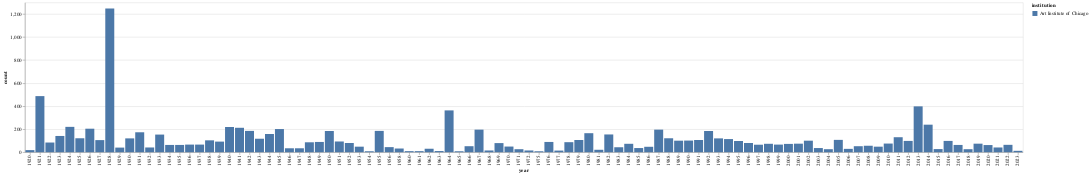

The notebook cell saved with this chart:
### Code cell
aic_art_collection.post_popularity_stat('France')

### Figure 1 — Vega-Lite specification as saved in the notebook (floating-point values rounded to 4 significant figures)
{"config": {"view": {"continuousWidth": 400, "continuousHeight": 300}}, "data": {"name": "data-b12e1f2b93f2e48c9329080f9ab6c659"}, "mark": "bar", "encoding": {"color": {"field": "institution", "type": "nominal"}, "x": {"field": "year", "type": "ordinal"}, "y": {"field": "count", "type": "quantitative"}}, "$schema": "https://vega.github.io/schema/vega-lite/v4.17.0.json", "datasets": {"data-b12e1f2b93f2e48c9329080f9ab6c659": [{"year": 1928, "count": 1248, "institution": "Art Institute of Chicago"}, {"year": 1921, "count": 487, "institution": "Art Institute of Chicago"}, {"year": 2013, "count": 398, "institution": "Art Institute of Chicago"}, {"year": 1964, "count": 363, "institution": "Art Institute of Chicago"}, {"year": 2014, "count": 239, "institution": "Art Institute of Chicago"}, {"year": 1924, "count": 220, "institution": "Art Institute of Chicago"}, {"year": 1940, "count": 219, "institution": "Art Institute of Chicago"}, {"year": 1941, "count": 212, "institution": "Art Institute of Chicago"}, {"year": 1926, "count": 204, "institution": "Art Institute of Chicago"}, {"year": 1945, "count": 201, "institution": "Art Institute of Chicago"}, {"year": 1967, "count": 196, "institution": "Art Institute of Chicago"}, {"year": 1987, "count": 196, "institution": "Art Institute of Chicago"}, {"year": 1942, "count": 185, "institution": "Art Institute of Chicago"}, {"year": 1955, "count": 185, "institution": "Art Institute of Chicago"}, {"year": 1950, "count": 184, "institution": "Art Institute of Chicago"}, {"year": 1992, "count": 184, "institution": "Art Institute of Chicago"}, {"year": 1931, "count": 173, "institution": "Art Institute of Chicago"}, {"year": 1980, "count": 165, "institution": "Art Institute of Chicago"}, {"year": 1944, "count": 158, "institution": "Art Institute of Chicago"}, {"year": 1982, "count": 154, "institution": "Art Institute of Chicago"}, {"year": 1933, "count": 153, "institution": "Art Institute of Chicago"}, {"year": 1923, "count": 141, "institution": "Art Institute of Chicago"}, {"year": 2011, "count": 130, "institution": "Art Institute of Chicago"}, {"year": 1925, "count": 121, "institution": "Art Institute of Chicago"}, {"year": 1988, "count": 121, "institution": "Art Institute of Chicago"}, {"year": 1930, "count": 120, "institution": "Art Institute of Chicago"}, {"year": 1993, "count": 120, "institution": "Art Institute of Chicago"}, {"year": 1943, "count": 117, "institution": "Art Institute of Chicago"}, {"year": 1994, "count": 114, "institution": "Art Institute of Chicago"}, {"year": 2005, "count": 107, "institution": "Art Institute of Chicago"}, {"year": 1979, "count": 106, "institution": "Art Institute of Chicago"}, {"year": 1991, "count": 106, "institution": "Art Institute of Chicago"}, {"year": 1927, "count": 105, "institution": "Art Institute of Chicago"}, {"year": 1938, "count": 103, "institution": "Art Institute of Chicago"}, {"year": 1990, "count": 101, "institution": "Art Institute of Chicago"}, {"year": 1989, "count": 100, "institution": "Art Institute of Chicago"}, {"year": 2002, "count": 100, "institution": "Art Institute of Chicago"}, {"year": 2012, "count": 98, "institution": "Art Institute of Chicago"}, {"year": 2016, "count": 98, "institution": "Art Institute of Chicago"}, {"year": 1995, "count": 97, "institution": "Art Institute of Chicago"}, {"year": 1951, "count": 93, "institution": "Art Institute of Chicago"}, {"year": 1939, "count": 92, "institution": "Art Institute of Chicago"}, {"year": 1949, "count": 89, "institution": "Art Institute of Chicago"}, {"year": 1976, "count": 89, "institution": "Art Institute of Chicago"}, {"year": 1978, "count": 87, "institution": "Art Institute of Chicago"}, {"year": 1948, "count": 86, "institution": "Art Institute of Chicago"}, {"year": 1922, "count": 84, "institution": "Art Institute of Chicago"}, {"year": 1952, "count": 80, "institution": "Art Institute of Chicago"}, {"year": 1996, "count": 80, "institution": "Art Institute of Chicago"}, {"year": 1969, "count": 79, "institution": "Art Institute of Chicago"}, {"year": 2010, "count": 75, "institution": "Art Institute of Chicago"}, {"year": 2001, "count": 74, "institution": "Art Institute of Chicago"}, {"year": 2019, "count": 74, "institution": "Art Institute of Chicago"}, {"year": 1984, "count": 73, "institution": "Art Institute of Chicago"}, {"year": 1998, "count": 73, "institution": "Art Institute of Chicago"}, {"year": 2000, "count": 72, "institution": "Art Institute of Chicago"}, {"year": 1936, "count": 66, "institution": "Art Institute of Chicago"}, {"year": 1937, "count": 66, "institution": "Art Institute of Chicago"}, {"year": 1999, "count": 66, "institution": "Art Institute of Chicago"}, {"year": 1997, "count": 65, "institution": "Art Institute of Chicago"}, {"year": 2022, "count": 64, "institution": "Art Institute of Chicago"}, {"year": 1934, "count": 63, "institution": "Art Institute of Chicago"}, {"year": 1935, "count": 63, "institution": "Art Institute of Chicago"}, {"year": 2017, "count": 63, "institution": "Art Institute of Chicago"}, {"year": 2020, "count": 62, "institution": "Art Institute of Chicago"}, {"year": 2008, "count": 56, "institution": "Art Institute of Chicago"}, {"year": 1966, "count": 52, "institution": "Art Institute of Chicago"}, {"year": 2007, "count": 52, "institution": "Art Institute of Chicago"}, {"year": 1970, "count": 49, "institution": "Art Institute of Chicago"}, {"year": 1953, "count": 48, "institution": "Art Institute of Chicago"}, {"year": 2009, "count": 48, "institution": "Art Institute of Chicago"}, {"year": 1986, "count": 47, "institution": "Art Institute of Chicago"}, {"year": 1956, "count": 44, "institution": "Art Institute of Chicago"}, {"year": 1983, "count": 43, "institution": "Art Institute of Chicago"}, {"year": 1932, "count": 41, "institution": "Art Institute of Chicago"}, {"year": 2021, "count": 41, "institution": "Art Institute of Chicago"}, {"year": 1929, "count": 40, "institution": "Art Institute of Chicago"}, {"year": 1985, "count": 36, "institution": "Art Institute of Chicago"}, {"year": 2003, "count": 36, "institution": "Art Institute of Chicago"}, {"year": 1946, "count": 34, "institution": "Art Institute of Chicago"}, {"year": 1947, "count": 34, "institution": "Art Institute of Chicago"}, {"year": 1958, "count": 32, "institution": "Art Institute of Chicago"}, {"year": 1962, "count": 30, "institution": "Art Institute of Chicago"}, {"year": 2006, "count": 29, "institution": "Art Institute of Chicago"}, {"year": 2015, "count": 27, "institution": "Art Institute of Chicago"}, {"year": 1971, "count": 26, "institution": "Art Institute of Chicago"}, {"year": 2004, "count": 26, "institution": "Art Institute of Chicago"}, {"year": 2018, "count": 26, "institution": "Art Institute of Chicago"}, {"year": 1981, "count": 21, "institution": "Art Institute of Chicago"}, {"year": 1920, "count": 18, "institution": "Art Institute of Chicago"}, {"year": 1968, "count": 15, "institution": "Art Institute of Chicago"}, {"year": 1972, "count": 15, "institution": "Art Institute of Chicago"}, {"year": 1977, "count": 14, "institution": "Art Institute of Chicago"}, {"year": 2023, "count": 12, "institution": "Art Institute of Chicago"}, {"year": 1963, "count": 10, "institution": "Art Institute of Chicago"}, {"year": 1960, "count": 9, "institution": "Art Institute of Chicago"}, {"year": 1961, "count": 9, "institution": "Art Institute of Chicago"}, {"year": 1954, "count": 8, "institution": "Art Institute of Chicago"}, {"year": 1965, "count": 8, "institution": "Art Institute of Chicago"}, {"year": 1975, "count": 8, "institution": "Art Institute of Chicago"}]}}
